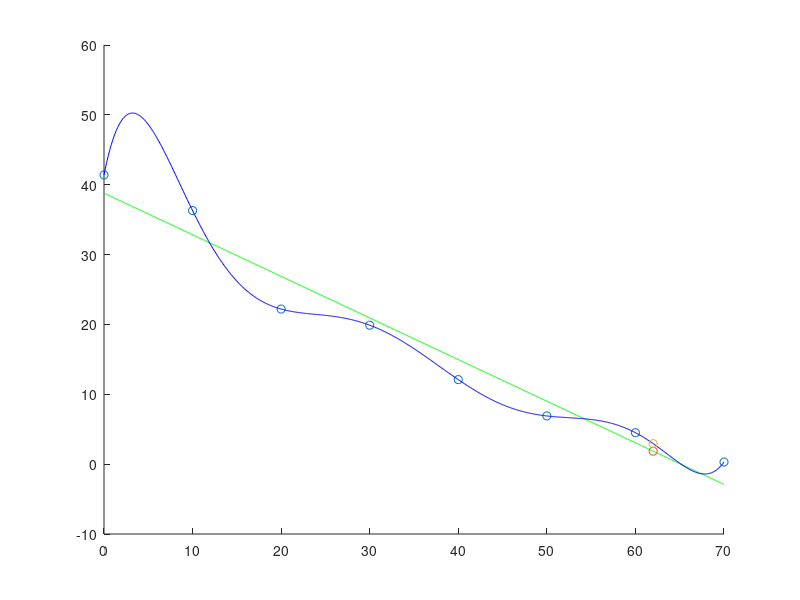

This chart was generated by the following MATLAB code:
function [I] = esercizio3()
    % Inizializzazione
    t = 0:10:70;
    c = [41.4 36.3 22.2 19.89 12.1 6.9 4.5 0.3];

    % Punto 1
    % Si calcoli la retta di regressione r che approssima i dati nel senso 
    % dei minimi quadrati ed il polinomio p che interpola gli stessi dati. 
    % Si disegni il graﬁco delle funzioni approssimanti calcolate e dei 
    % dati.
    cr = polyfit(t, c, 1);
    cp = polyfit(t, c, size(c, 2) - 1);
    x = linspace(0, 70, 1000);
    hold on
    scatter(t, c, "red");
    plot(x, polyval(cr, x), "Color", "green");
    plot(x, polyval(cp, x), "Color", "blue");

    % Punto 2
    % Si utilizzino le due approssimanti calcolate per stimare la 
    % concentrazione di erbicida nel terreno trattato dopo due mesi esatti 
    % ovvero al tempo t=62.
    scatter(62, polyval(cr, 62), "green");
    scatter(62, polyval(cp, 62), "blue");

    % Punto 3
    sr = sum(abs(c - polyval(cr, t)).^2);
    % Mi aspetto che lo scarto quadratico medio per il polinomio risulti
    % essere nullo (o quasi) in quanto i punti della concentrazione fanno 
    % parte della funzione polinomiale.
    sp = sum(abs(c - polyval(cp, t)).^2);

    % Punto 4
    Cp = polyint(cp);
    I = polyval(Cp, 70) - polyval(Cp, 0);
end